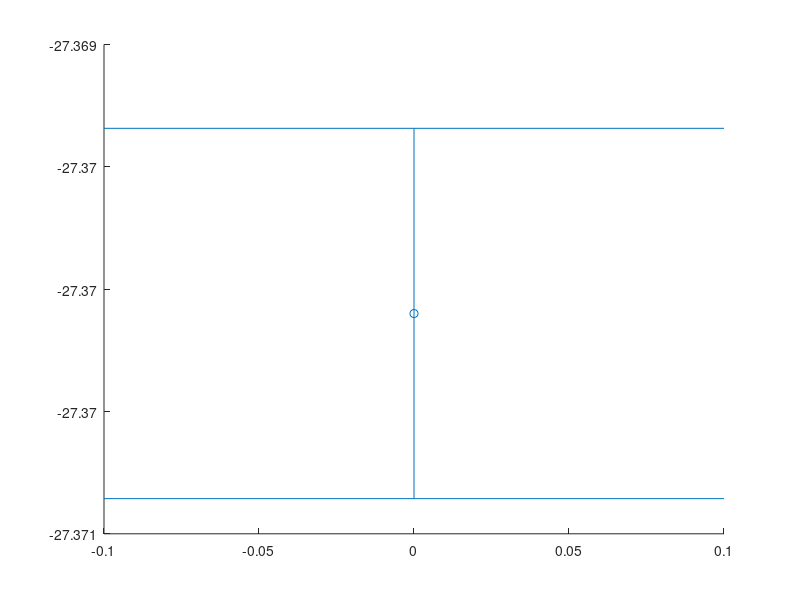

MATLAB code to generate this figure: (Note: this script raises an error after producing the figure.)
clear;clc;close all;
data = load('data_final_frequency_bestAdjMatrix_each_connect.mat');
delta_mean_array = 2*pi*data.freq_E_win_mean;
delta_std_array = 2*pi*data.freq_E_win_std;
connectivity_array = data.connectivity_array;
M = 24;

blue = [0 0.4470 0.7410];
orange = [0.8500 0.3250 0.0980];
yellow = [0.9290 0.6940 0.1250];
purple = [173, 0, 237]./255;%[0.4940 0.1840 0.5560];
green = [0.4660 0.6740 0.1880];
bright_blue = [0.3010 0.7450 0.9330];
dark_red = [0.6350 0.0780 0.1840];

figure(1); clf;hold on;
set(gcf, 'Position', [100, 100, 800, 300]); 
for cidx = 1:length(connectivity_array)
    for Midx = 1:M
        x = connectivity_array(cidx);
        y = delta_mean_array(Midx, cidx);
        err = delta_std_array(Midx, cidx);

        h = errorbar(x, y, err, 'o',...
            'Color', purple,...
            'MarkerFaceColor', purple,...
            'MarkerSize', 4,...
            'CapSize', 4,...
            'LineWidth', 1);
        set(h, 'HandleVisibility', 'off');
    end
    disp(['progress: ',num2str(cidx/length(connectivity_array))])
end
% plot([0.4,0.4],[-40,40],'k-.','LineWidth',1); hold on;
xticks(0:0.2:1)
xlabel('$\chi$','Interpreter','latex')
ylabel('$\tilde{\Delta}$(rad/ns)','Interpreter','latex')
set(gca, 'FontSize', 20, 'Box', 'off', 'linewidth', 2, 'TickDir', 'out', 'TickLength', [0.01, 0.01])
% exportgraphics(gcf, 'figure_without_margins.png', 'Resolution', 300);
exportgraphics(gcf, 'final_plot.png', 'Resolution', 300);
